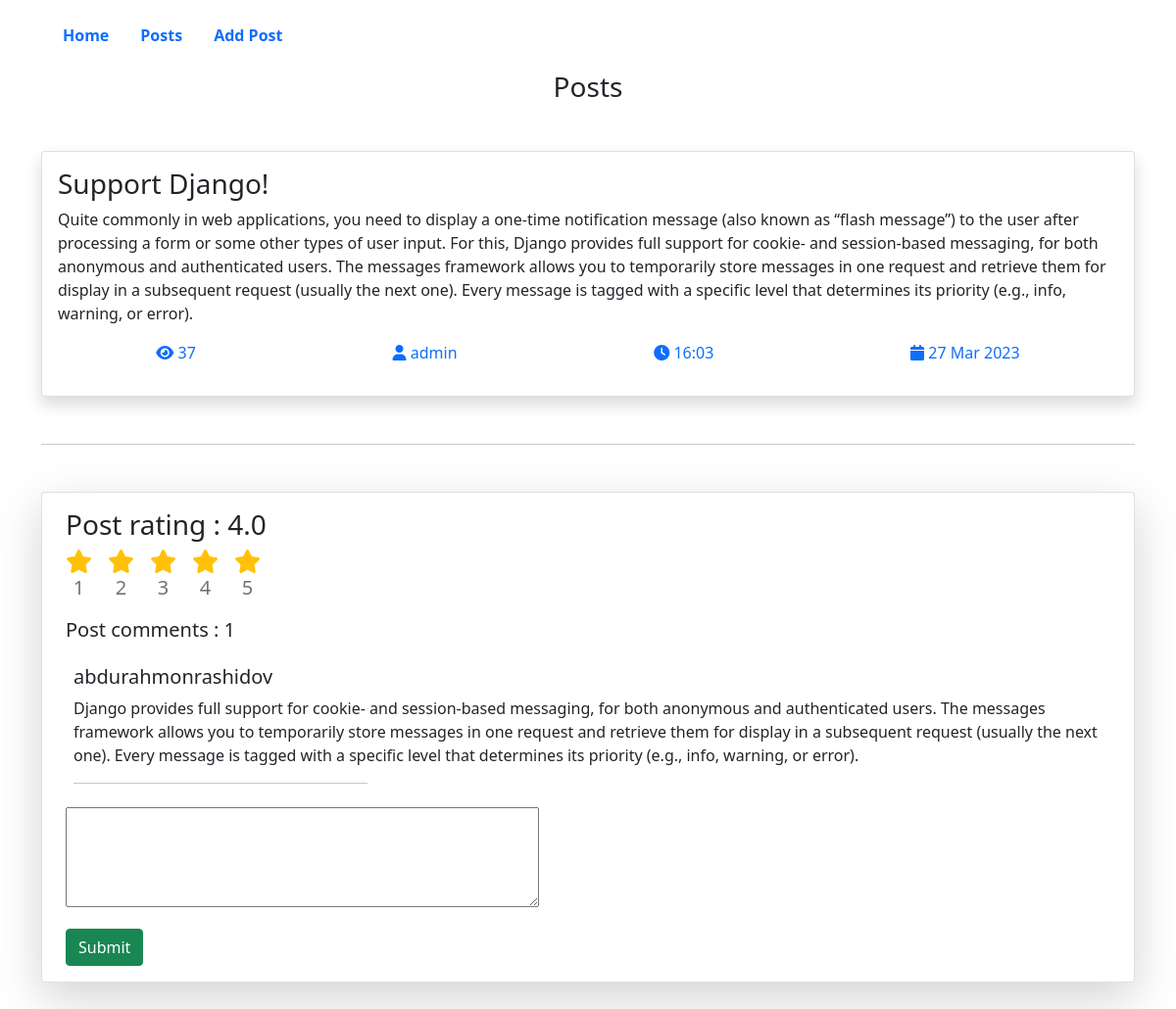
The page /posts/detail/support-django on the database its author committed.
### articles/models.py (models this page shows, shortened)
class Article(models.Model):
    title = models.CharField(max_length=300)
    slug = models.SlugField(max_length=300, unique=True)
    tag = models.ManyToManyField(Tag, related_name="tags")
    category = models.ForeignKey(Category, on_delete=models.CASCADE, related_name='categories')
    author = models.ForeignKey(User, on_delete=models.PROTECT, null=True)
    body = models.TextField()
    published = models.BooleanField(default=False)
    published_date = models.DateTimeField(auto_now_add=True)
    on_top = models.BooleanField(default=False)
    comments = models.PositiveIntegerField(default=0)
    views = models.PositiveIntegerField(default=0)
    @property
    def average_rating(self):
        rating = self.rating_set.all().aggregate(Avg('value'))['value__avg']
        if rating:
            return rating
        else:
            return 0

class Comment(models.Model):
    article = models.ForeignKey(Article, on_delete=models.CASCADE, related_name='post_comments')
    user = models.ForeignKey(User, on_delete=models.PROTECT, null=True)
    comment = models.TextField()

### articles/views.py (the view, shortened to what this page needs)
# urls.py: path('detail/<slug:article_slug>', views.post_detail, name='detail'),
def post_detail(request,article_slug):
    article = Article.objects.select_related("author").get(slug=article_slug)
    if check_article_view(request,article.id):
        article.views += 1
        article.save()
    else:
        pass
    article_comments = article.post_comments.all()
    data = {"object":article, 'comments':article_comments}
    return render(request, 'articles/detail.html', context=data)

### articles/utils.py (called while the page is built)
def check_read_articles(request):
    try:
        read_articles = request.session["read_articles"]
    except:
        request.session["read_articles"] = []
        read_articles = request.session.get("read_articles")
    return read_articles

def check_article_view(request, article_id):
    request.session.modified = True
    a_list = check_read_articles(request)
    if article_id in a_list:
        print("article read..")
        return False
    else:
        a_list.append(article_id)
        print("article views updated")
        return True

### templates/articles/detail.html (shortened to what this page needs)
{% extends '../base.html' %}
{% load static %}
{% block content %}
<main>
    <div class="container">
        <h3 class="text-center">Posts</h3>
        <div class="posts d-flex justify-content-center align-items-center gap-5">
            <div class="card p-3 shadow">
                <h3>{{object.title}}</h3>
                <p>{{object.body}}</p>
                <p class="d-flex justify-content-around">
                    <a href="#" class="text-decoration-none">
                        <i class="fa-solid fa-eye"></i>
                        {{object.views}}
                    </a>
                    <a href="#" class="text-decoration-none">
                        <i class="fa-solid fa-user"></i>
                        {{object.author}}
                    </a>
                    <a href="#" class="text-decoration-none">
                        <i class="fa-solid fa-clock"></i>
                        {{object.published_date|date:'H:m'}}
                    </a>
                    <a href="#" class="text-decoration-none">
                        <i class="fa-solid fa-calendar"></i>
                        {{object.published_date|date:'d M Y'}}
                    </a>
                </p>
            </div>
        </div>
        <div class="my-5"><hr></div>
        <div class="card px-4 py-3 shadow-lg d-flex justify-content-around">
            <h3>Post rating : <span id="article_rating">{{object.average_rating}}</span></h3>
            <div class="d-flex gap-3">
                <a href="#" onclick="SetArticleRating(1,{{object.id}})" class="text-decoration-none fs-4 text-warning d-flex flex-column text-center">
                    <i class="fa-solid fa-star"></i>
                    <span class="text-muted fs-5">1</span>
                </a>
                <a href="#" onclick="SetArticleRating(2,{{object.id}})"  class="text-decoration-none fs-4 text-warning d-flex flex-column text-center">
                    <i class="fa-solid fa-star"></i>
                    <span class="text-muted fs-5">2</span>
                </a>
                <a href="#" onclick="SetArticleRating(3,{{object.id}})"  class="text-decoration-none fs-4 text-warning d-flex flex-column text-center">
                    <i class="fa-solid fa-star"></i>
                    <span class="text-muted fs-5">3</span>
                </a>
                <a href="#" onclick="SetArticleRating(4,{{object.id}})"  class="text-decoration-none fs-4 text-warning d-flex flex-column text-center">
                    <i class="fa-solid fa-star"></i>
                    <span class="text-muted fs-5">4</span>
                </a>
                <a href="#" onclick="SetArticleRating(5,{{object.id}})"  class="text-decoration-none fs-4 text-warning d-flex flex-column text-center">
                    <i class="fa-solid fa-star"></i>
                    <span class="text-muted fs-5">5</span>
                </a>
            </div>
            <h5 class="my-3">Post comments : <span>{{comments.count }}</span></h5>
            {% for comment in comments %}
            <div class="comment p-2">
                {% if comment.user == None %}
                    <h5>Anonymus user</h5>
                {% else %}
                    <h5>{{comment.user}}</h5>
                {% endif %}
                <p>{{comment.comment}}</p>
                <hr width="300">
            </div>
            {% endfor %}
            <div>
                <form action="" method="post">
                    <p>
                        <textarea name="comment" id=""  cols="50" rows="4"></textarea>
                    </p>
                    <input type="submit" class="btn btn-success">
                </form>
            </div>
     </div>
        </div>
</main>
{% endblock %}

### rows shown on the page
Article: title "Support Django!", body "Quite commonly in web applications, you need to display a one-time notification message (also known as “flash message”) to the user after processing a form or some other types of user input. For this, Django provides full support for cookie- and session-based messaging, for both anonymous and authenticated users. The messages framework allows you to temporarily store messages in one request and retrieve them for display in a subsequent request (usually the next one). Every message is tagged with a specific level that determines its priority (e.g., info, warning, or error).", views "37", author "admin", published_date "16:03", published_date "27 Mar 2023", average_rating "4.0", count "1"
Comment: user "abdurahmonrashidov", comment "Django provides full support for cookie- and session-based messaging, for both anonymous and authenticated users. The messages framework allows you to temporarily store messages in one request and retrieve them for display in a subsequent request (usually the next one). Every message is tagged with a specific level that determines its priority (e.g., info, warning, or error)."
